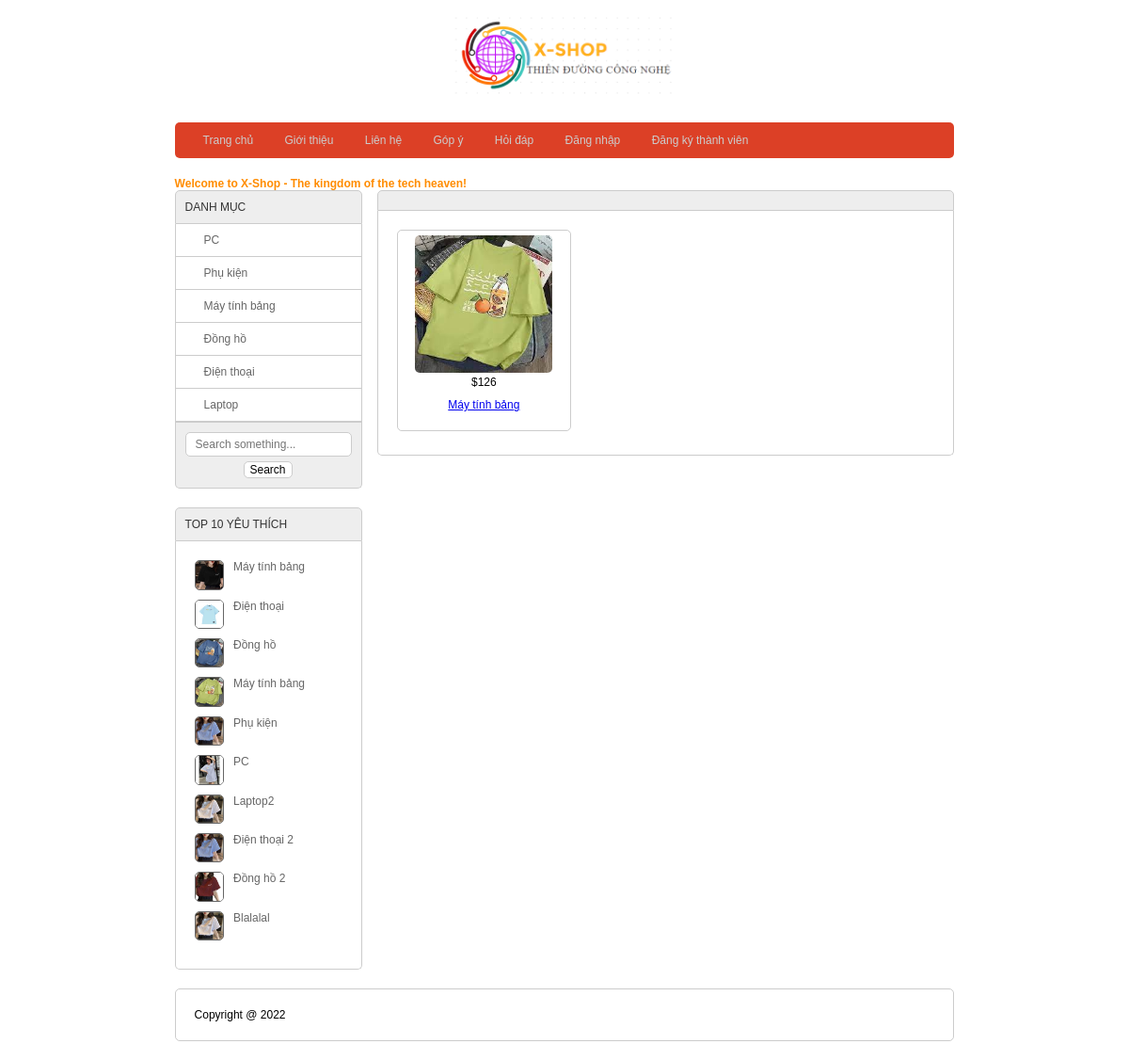
Screenshot of /index.php?act=sanphamofdm&iddm=4 with the database file from the repository.
### tables this page shows
CREATE TABLE `danh_muc` (
  `id` int(11) NOT NULL,
  `name` varchar(255) NOT NULL
);

CREATE TABLE `san_pham` (
  `id` int(11) NOT NULL,
  `name` varchar(255) NOT NULL,
  `price` double(10,2) NOT NULL DEFAULT 0.00,
  `image` varchar(255) DEFAULT NULL,
  `mo_ta` text DEFAULT NULL,
  `view` int(11) NOT NULL DEFAULT 0,
  `iddm` int(11) NOT NULL
);

### model/pdo.php (called while the page is built, shortened)
<?php
function pdo_get_connection(){
    $dburl = "mysql:host=localhost;dbname=duanmau_ph23939;charset=utf8";
    $username = 'root';
    $password = '';
    $conn = new PDO($dburl, $username, $password);
    $conn->setAttribute(PDO::ATTR_ERRMODE, PDO::ERRMODE_EXCEPTION);
    return $conn;
}
function pdo_query($sql){
    $sql_args = array_slice(func_get_args(), 1);
    try{
        $conn = pdo_get_connection();
        $stmt = $conn->prepare($sql);
        $stmt->execute($sql_args);
        $rows = $stmt->fetchAll();
        return $rows;
    }
    catch(PDOException $e){
        throw $e;
    }
    finally{
        unset($conn);
    }
}

### model/danh_muc.php (called while the page is built, shortened)
<?php
function loadAll_danhmuc(){
    $sql = "select * from danh_muc order by id desc";
    $listdanhmuc=pdo_query($sql);
    return $listdanhmuc;
}
 ?>

### model/san_pham.php (called while the page is built, shortened)
<?php
function loadAll_sanpham_top10(){
    $sql ="select * from san_pham where 1 order by view desc limit 0,10";
    $listsanphamhome=pdo_query($sql);
    return $listsanphamhome;
}
function loadAll_sanpham_home(){
    $sql ="select * from san_pham where 1 order by id desc limit 0,9";
    $listsanpham=pdo_query($sql);
    return $listsanpham;
}
function loadAll_sanpham_index($kyw="",$iddm=0){
    $sql ="select * from san_pham where 1";
    if($iddm>0){
        $sql.=" and iddm ='".$iddm."'";
    }
    $sql.=" order by id desc";
    $listsanpham=pdo_query($sql);
    return $listsanpham;
}
 ?>

### global.php (called while the page is built)
<?php
    $img_path = "Uploads/";
?>

### view/boxLeft.php (the view)
<div class="row mb">
    <div class="boxtitle">DANH MỤC</div>
    <div class="boxcontent2 menudoc">
        <ul>
            <?php
                foreach ($dsdm as $dm) {
                    extract($dm);
                    $linkdm="index.php?act=sanphamofdm&iddm=".$id;
                    echo '<li><a href="'.$linkdm.'">'.$name.'</a></li>';
                }
            ?>
        </ul>
    </div>
    <div class="boxfooter searchbox">
        <form action="index.php?act=sanphamofdm" method="post">
            <input type="text" name="kyw" placeholder="Search something...">
            <input type="submit" name="search" value="Search">
        </form>
    </div>
</div>
<div class="row">
    <div class="boxtitle">TOP 10 YÊU THÍCH</div>
    <div class="row boxcontent">
        <?php
            foreach ($dstop10 as $sp) {
                extract($sp);
                $linksp = "index.php?act=chi_tiet_sp&idsp=".$id;
                $img = $img_path.$image;
                echo '<div class="row mb10 top10">
                        <img src="'.$img.'" alt="">
                        <a href="'.$linksp.'">'.$name.'</a>
                    </div>';
            }
        ?>
    </div>
</div>

### view/sanphamofdm.php (shortened to what this page needs)
<div class="row mb ">
    <div class="boxtrai mr">
        <?php include "boxLeft.php"; ?>
    </div>
    <div class="boxphai">
        <div class="row mb10">
            <div class="boxtitle">
            </div>
            <div class="row boxcontent">
                <div class="row">
                <?php
                    foreach($dssp as $ds){
                        extract($ds);
                        $linksp="index.php?act=chi_tiet_sp&idsp=".$id;
                        $img = $img_path.$image;?>
                        <div class="boxsp">
                            <div class="row"><a href="<?=$linksp?>"><img src="<?=$img?>" alt=""></a></div>
                            <div class="price">$<?=$price?></div>
                            <div class="tensp"><a href="<?=$linksp?>"><?=$name?></a></div>
                        </div>
                <?php }?>
                </div>
            </div>
        </div>
    </div>
</div>
<div class="row mb footer">Copyright @ 2022</div>
</div>

### view/css/style.css (style rules this page uses)
* { box-sizing: border-box; font-family: sans-serif; font-size: 1vw; }
.row { float: left; width: 100%; }
.mb { margin-bottom: 20px; }
.mb10 { margin-bottom: 10px; }
.mr { margin-right: 2%; }
.footer { border: 1px #ccc solid; color: black; border-radius: 5px; padding: 20px; }
.boxtrai { float: left; width: 24%; }
.boxphai { float: left; width: 74%; }
.boxtitle { color: #333; padding: 10px; background-color: #eee; border-top-left-radius: 5px; border-top-right-radius: 5px; border: 1px #ccc solid; }
.boxcontent { border-left: 1px #ccc solid; border-right: 1px #ccc solid; border-bottom: 1px #ccc solid; border-bottom-left-radius: 5px; border-bottom-right-radius: 5px; height: auto; padding: 20px; }
.boxcontent2 { border-left: 1px #ccc solid; border-right: 1px #ccc solid; border-bottom: 1px #ccc solid; }
.boxfooter { padding: 10px; background-color: #eee; border-bottom-left-radius: 5px; border-bottom-right-radius: 5px; border-left: 1px #ccc solid; border-right: 1px #ccc solid; border-bottom: 1px #ccc solid; }
.boxsp { float: left; width: 32.3%; min-height: 200px; border: 1px #ccc solid; border-radius: 5px; margin-bottom: 5px; margin-right: 1%; text-align: center; }
.boxsp img { width: 80%; margin-top: 5px; border-radius: 5px; }
.price { margin-top: 10px; margin-bottom: 10px; }
.tensp { margin-bottom: 10px; }
.searchbox input[type="submit"] { margin-left: 50%; }
.formtaikhoan input[type="submit"], .formtaikhoan input[type="reset"], .formtaikhoan input[type="button"], .formcontent input[type="submit"], .formcontent input[type="reset"], .formcontent input[type="button"], .searchbox input[type="submit"] { background-color: #fff; border: 1px #ccc solid; border-radius: 5px; }
.menudoc ul { margin: 0; padding: 0; list-style-type: none; }
.menudoc ul li { padding: 10px 30px; background-color: #fff; border-bottom: 1px #ccc solid; }
.menudoc ul li a { color: #666; text-decoration: none; }
.searchbox input[type="text"] { width: 100%; padding: 5px 10px; background-color: #fff; border: 1px #ccc solid; border-radius: 5px; }
.searchbox input[type="submit"] { margin-left: 35%; background-color: #fff; border: 1px #ccc solid; border-radius: 5px; margin-top: 5px; }
.top10 img { width: 20%; float: left; margin-right: 10px; border: 1px #666 solid; border-radius: 5px; }
.top10 a { color: #666; text-decoration: none; }
* { box-sizing: border-box }

### rows the page displays
danh_muc: name "PC"
danh_muc: name "Phụ kiện"
danh_muc: name "Máy tính bảng"
danh_muc: name "Đồng hồ"
danh_muc: name "Điện thoại"
danh_muc: name "Laptop"
san_pham: image (picture), name "Máy tính bảng"
san_pham: image (picture), name "Điện thoại"
san_pham: image (picture), name "Đồng hồ"
san_pham: image (picture), name "Máy tính bảng", price "126"
san_pham: image (picture), name "Phụ kiện"
san_pham: image (picture), name "PC"
san_pham: image (picture), name "Laptop2"
san_pham: image (picture), name "Điện thoại 2"
san_pham: image (picture), name "Đồng hồ 2"
san_pham: image (picture), name "Blalalal"
